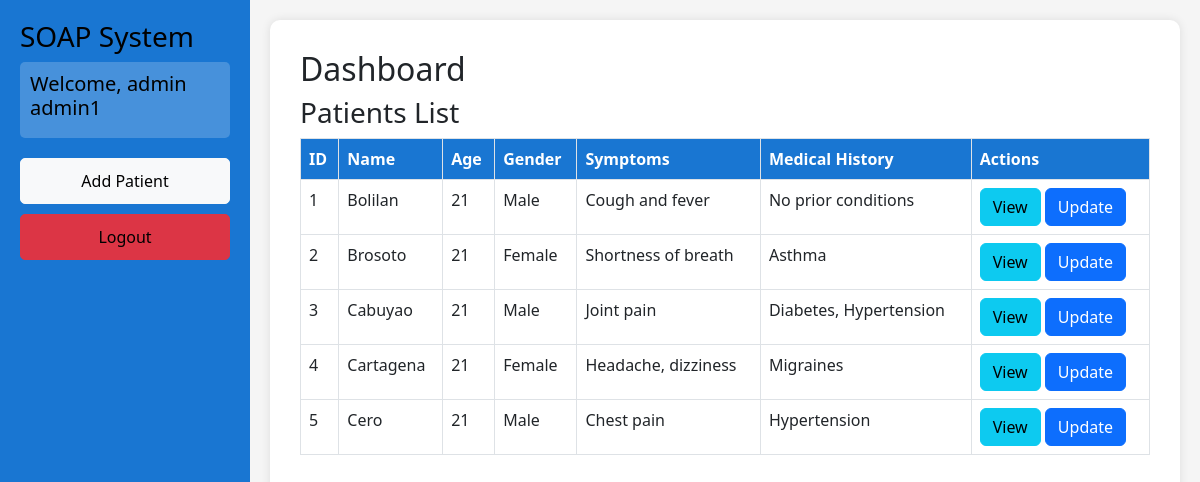
The page /sprint2/php/dashboard.php (signed in) on the database its author committed.
### tables this page shows
CREATE TABLE patients (
    id INT AUTO_INCREMENT PRIMARY KEY,
    name VARCHAR(100) NOT NULL,
    age INT NOT NULL,
    gender ENUM('Male', 'Female', 'Other') NOT NULL,
    symptoms TEXT,
    medical_history TEXT,
    blood_pressure VARCHAR(20),
    heart_rate INT,
    temperature DECIMAL(4,1),
    weight DECIMAL(5,2),
    diagnostic_tests TEXT,
    diagnosis TEXT,
    treatment_plan TEXT,
    medications TEXT,
    therapies TEXT,
    follow_ups TEXT
);

### sprint2/php/dashboard.php (the view, shortened to what this page needs)
<?php
include 'db.php';
$username = $_SESSION['username'];
$role = $_SESSION['role'];
$query = "SELECT * FROM patients";
$result = $conn->query($query);
?>
<!DOCTYPE html>
<html lang="en">
<head>
    <link rel="stylesheet" href="https://cdn.jsdelivr.net/npm/bootstrap@5.3.0/dist/css/bootstrap.min.css">
    <link rel="stylesheet" href="../css/dashboard.css">
</head>
<body>
    <div class="dashboard-container">
        <div class="sidebar">
                <h3>SOAP System</h3>
            <div class="user-info">
                <h5>Welcome, <?= htmlspecialchars($role) ?> <?= htmlspecialchars($username) ?></h5>
            </div>
            <a href="add.php" class="btn btn-light">Add Patient</a>
            <a href="login.php" class="btn btn-danger">Logout</a>
        </div>
        <div class="content">
            <h2>Dashboard</h2>
            <h3>Patients List</h3>
            <table class="table table-bordered">
                <thead>
                    <tr>
                        <th>ID</th>
                        <th>Name</th>
                        <th>Age</th>
                        <th>Gender</th>
                        <th>Symptoms</th>
                        <th>Medical History</th>
                        <th>Actions</th>
                    </tr>
                </thead>
                <tbody>
                    <?php while ($row = $result->fetch_assoc()): ?>
                    <tr>
                        <td><?= $row['id'] ?></td>
                        <td><?= htmlspecialchars($row['name']) ?></td>
                        <td><?= $row['age'] ?></td>
                        <td><?= $row['gender'] ?></td>
                        <td><?= htmlspecialchars($row['symptoms']) ?></td>
                        <td><?= htmlspecialchars($row['medical_history']) ?></td>
                        <td>
                            <a href="view.php?id=<?= $row['id'] ?>" class="btn btn-info">View</a>
                            <a href="edit.php?id=<?= $row['id'] ?>" class="btn btn-primary">Update</a>
                        </td>
                    </tr>
                    <?php endwhile; ?>
                </tbody>
            </table>
        </div>
    </div>
</body>
</html>

### sprint2/css/dashboard.css (style rules this page uses)
body { background-color: #f5f5f5; }
.dashboard-container { display: flex; height: 100vh; }
.sidebar { width: 250px; background-color: #1976d2; color: black; padding: 20px; }
.sidebar a { display: block; color: black; text-decoration: none; margin-bottom: 10px; padding: 10px; border-radius: 5px; }
.user-info { margin-bottom: 20px; padding: 10px; background: rgba(255, 255, 255, 0.2); border-radius: 5px; }
.content { flex-grow: 1; padding: 30px; background-color: #ffffff; box-shadow: 0px 0px 10px rgba(0, 0, 0, 0.1); border-radius: 10px; margin: 20px; }
.table th { background-color: #1976d2; color: white; }

### rows shown on the page
patients: id "1", name "Bolilan", age "21", gender "Male", symptoms "Cough and fever", medical_history "No prior conditions"
patients: id "2", name "Brosoto", age "21", gender "Female", symptoms "Shortness of breath", medical_history "Asthma"
patients: id "3", name "Cabuyao", age "21", gender "Male", symptoms "Joint pain", medical_history "Diabetes, Hypertension"
patients: id "4", name "Cartagena", age "21", gender "Female", symptoms "Headache, dizziness", medical_history "Migraines"
patients: id "5", name "Cero", age "21", gender "Male", symptoms "Chest pain", medical_history "Hypertension"

### other values the page prints
$role "admin"
$username "admin1"
